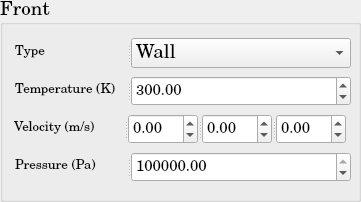
          <widget class="QGroupBox" name="SP_BoundaryCondition_Front">
           <property name="minimumSize">
            <size>
             <width>361</width>
             <height>202</height>
            </size>
           </property>
           <property name="maximumSize">
            <size>
             <width>361</width>
             <height>202</height>
            </size>
           </property>
           <property name="font">
            <font>
             <family>Century Schoolbook L</family>
             <pointsize>14</pointsize>
             <weight>50</weight>
             <bold>false</bold>
            </font>
           </property>
           <property name="title">
            <string>Front</string>
           </property>
           <layout class="QGridLayout" name="gridLayout_45">
            <item row="0" column="0">
             <widget class="QSplitter" name="splitter_62">
              <property name="minimumSize">
               <size>
                <width>338</width>
                <height>30</height>
               </size>
              </property>
              <property name="maximumSize">
               <size>
                <width>336</width>
                <height>30</height>
               </size>
              </property>
              <property name="orientation">
               <enum>Qt::Horizontal</enum>
              </property>
              <widget class="QLabel" name="SP_BC_Type_Front">
               <property name="minimumSize">
                <size>
                 <width>110</width>
                 <height>30</height>
                </size>
               </property>
               <property name="maximumSize">
                <size>
                 <width>110</width>
                 <height>30</height>
                </size>
               </property>
               <property name="text">
                <string>&lt;html&gt;&lt;head/&gt;&lt;body&gt;&lt;p&gt;&lt;span style=&quot; font-size:10pt;&quot;&gt;Type&lt;/span&gt;&lt;/p&gt;&lt;/body&gt;&lt;/html&gt;</string>
               </property>
              </widget>
              <widget class="QComboBox" name="SP_BC_Type_Front_ComboBox">
               <property name="minimumSize">
                <size>
                 <width>220</width>
                 <height>30</height>
                </size>
               </property>
               <property name="maximumSize">
                <size>
                 <width>220</width>
                 <height>30</height>
                </size>
               </property>
               <item>
                <property name="text">
                 <string>Wall</string>
                </property>
               </item>
               <item>
                <property name="text">
                 <string>Inlet</string>
                </property>
               </item>
               <item>
                <property name="text">
                 <string>Outlet</string>
                </property>
               </item>
               <item>
                <property name="text">
                 <string>Neumann</string>
                </property>
               </item>
               <item>
                <property name="text">
                 <string>Dirichlet</string>
                </property>
               </item>
              </widget>
             </widget>
            </item>
            <item row="1" column="0">
             <widget class="QSplitter" name="splitter_58">
              <property name="minimumSize">
               <size>
                <width>338</width>
                <height>30</height>
               </size>
              </property>
              <property name="maximumSize">
               <size>
                <width>336</width>
                <height>30</height>
               </size>
              </property>
              <property name="orientation">
               <enum>Qt::Horizontal</enum>
              </property>
              <widget class="QLabel" name="SP_BC_Temperature_Front">
               <property name="minimumSize">
                <size>
                 <width>110</width>
                 <height>30</height>
                </size>
               </property>
               <property name="maximumSize">
                <size>
                 <width>110</width>
                 <height>30</height>
                </size>
               </property>
               <property name="text">
                <string>&lt;html&gt;&lt;head/&gt;&lt;body&gt;&lt;p&gt;&lt;span style=&quot; font-size:10pt;&quot;&gt;Temperature (K)&lt;/span&gt;&lt;/p&gt;&lt;/body&gt;&lt;/html&gt;</string>
               </property>
              </widget>
              <widget class="QDoubleSpinBox" name="SP_BC_Front_Temperature_doubleSpinBox">
               <property name="minimumSize">
                <size>
                 <width>220</width>
                 <height>30</height>
                </size>
               </property>
               <property name="maximumSize">
                <size>
                 <width>220</width>
                 <height>30</height>
                </size>
               </property>
               <property name="font">
                <font>
                 <pointsize>11</pointsize>
                </font>
               </property>
               <property name="maximum">
                <double>1000000000.000000000000000</double>
               </property>
               <property name="value">
                <double>300.000000000000000</double>
               </property>
              </widget>
             </widget>
            </item>
            <item row="2" column="0">
             <widget class="QSplitter" name="splitter_59">
              <property name="orientation">
               <enum>Qt::Horizontal</enum>
              </property>
              <widget class="QLabel" name="SP_BC_Velocity_Front">
               <property name="minimumSize">
                <size>
                 <width>110</width>
                 <height>30</height>
                </size>
               </property>
               <property name="maximumSize">
                <size>
                 <width>110</width>
                 <height>30</height>
                </size>
               </property>
               <property name="text">
                <string>&lt;html&gt;&lt;head/&gt;&lt;body&gt;&lt;p&gt;&lt;span style=&quot; font-size:10pt;&quot;&gt;Velocity (m/s)&lt;/span&gt;&lt;/p&gt;&lt;/body&gt;&lt;/html&gt;</string>
               </property>
              </widget>
              <widget class="QSplitter" name="splitter_63">
               <property name="minimumSize">
                <size>
                 <width>220</width>
                 <height>30</height>
                </size>
               </property>
               <property name="maximumSize">
                <size>
                 <width>222</width>
                 <height>30</height>
                </size>
               </property>
               <property name="orientation">
                <enum>Qt::Horizontal</enum>
               </property>
               <widget class="QDoubleSpinBox" name="SP_BC_Front_Velocity_1d_doubleSpinBox">
                <property name="minimumSize">
                 <size>
                  <width>68</width>
                  <height>30</height>
                 </size>
                </property>
                <property name="maximumSize">
                 <size>
                  <width>70</width>
                  <height>30</height>
                 </size>
                </property>
                <property name="font">
                 <font>
                  <pointsize>11</pointsize>
                 </font>
                </property>
                <property name="minimum">
                 <double>-1000000000.000000000000000</double>
                </property>
                <property name="maximum">
                 <double>1000000000.000000000000000</double>
                </property>
               </widget>
               <widget class="QDoubleSpinBox" name="SP_BC_Front_Velocity_2d_doubleSpinBox">
                <property name="minimumSize">
                 <size>
                  <width>68</width>
                  <height>30</height>
                 </size>
                </property>
                <property name="maximumSize">
                 <size>
                  <width>70</width>
                  <height>30</height>
                 </size>
                </property>
                <property name="font">
                 <font>
                  <pointsize>11</pointsize>
                 </font>
                </property>
                <property name="minimum">
                 <double>-1000000000.000000000000000</double>
                </property>
                <property name="maximum">
                 <double>1000000000.000000000000000</double>
                </property>
               </widget>
               <widget class="QDoubleSpinBox" name="SP_BC_Front_Velocity_3d_doubleSpinBox">
                <property name="minimumSize">
                 <size>
                  <width>68</width>
                  <height>30</height>
                 </size>
                </property>
                <property name="maximumSize">
                 <size>
                  <width>70</width>
                  <height>30</height>
                 </size>
                </property>
                <property name="font">
                 <font>
                  <pointsize>11</pointsize>
                 </font>
                </property>
                <property name="minimum">
                 <double>-1000000000.000000000000000</double>
                </property>
                <property name="maximum">
                 <double>1000000000.000000000000000</double>
                </property>
               </widget>
              </widget>
             </widget>
            </item>
            <item row="3" column="0">
             <widget class="QSplitter" name="splitter_64">
              <property name="minimumSize">
               <size>
                <width>338</width>
                <height>30</height>
               </size>
              </property>
              <property name="maximumSize">
               <size>
                <width>336</width>
                <height>30</height>
               </size>
              </property>
              <property name="orientation">
               <enum>Qt::Horizontal</enum>
              </property>
              <widget class="QLabel" name="SP_BC_Pressure_Front">
               <property name="minimumSize">
                <size>
                 <width>110</width>
                 <height>30</height>
                </size>
               </property>
               <property name="maximumSize">
                <size>
                 <width>110</width>
                 <height>30</height>
                </size>
               </property>
               <property name="text">
                <string>&lt;html&gt;&lt;head/&gt;&lt;body&gt;&lt;p&gt;&lt;span style=&quot; font-size:10pt;&quot;&gt;Pressure (Pa)&lt;/span&gt;&lt;/p&gt;&lt;/body&gt;&lt;/html&gt;</string>
               </property>
              </widget>
              <widget class="QDoubleSpinBox" name="SP_BC_Pressure_Front_doubleSpinBox">
               <property name="minimumSize">
                <size>
                 <width>220</width>
                 <height>30</height>
                </size>
               </property>
               <property name="maximumSize">
                <size>
                 <width>220</width>
                 <height>30</height>
                </size>
               </property>
               <property name="font">
                <font>
                 <pointsize>11</pointsize>
                </font>
               </property>
               <property name="maximum">
                <double>1000000000.000000000000000</double>
               </property>
               <property name="value">
                <double>100000.000000000000000</double>
               </property>
              </widget>
             </widget>
            </item>
           </layout>
          </widget>
